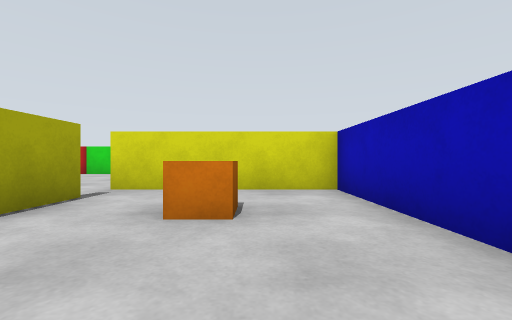
[1] (above)

14 first-person views from a walk through a world built for the Gazebo simulator. The camera is 0.51 m above the floor, looks level and sees 90° across. The floor is counted in squares, 1 m on a side. Each view is taken from the middle of a square. On the plan, view 1 faces up. The plan holds only what a view shows up to about 9 squares ahead; the rest is blank. Gazebo's built-in surfaces are drawn with simple patterns.

[2]
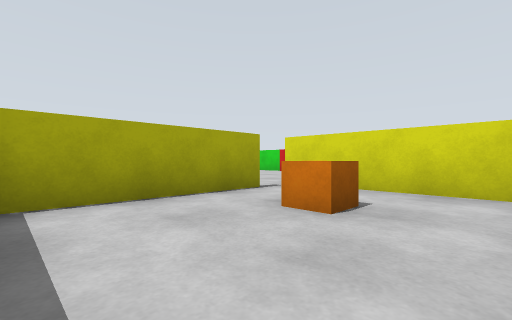

[3]
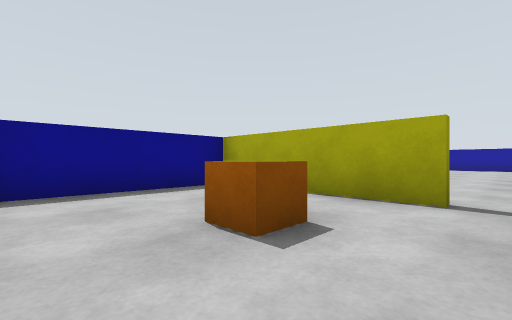

[4]
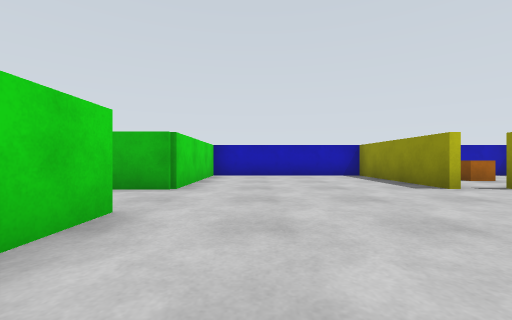

[5]
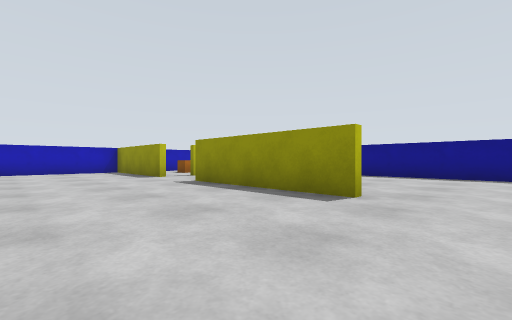

[6]
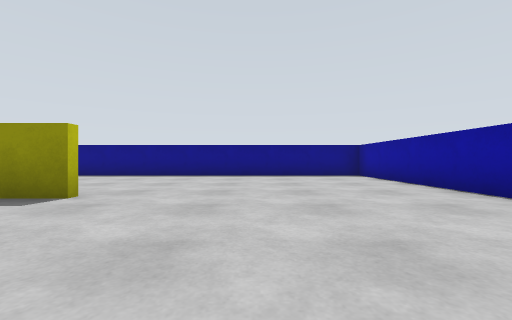

[7]
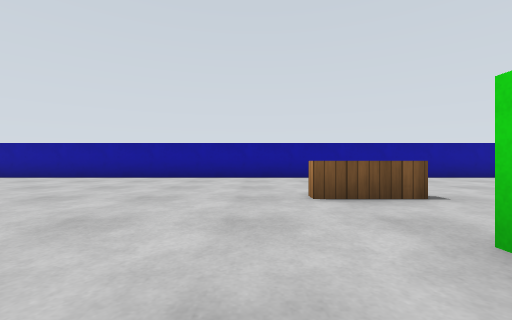

[8]
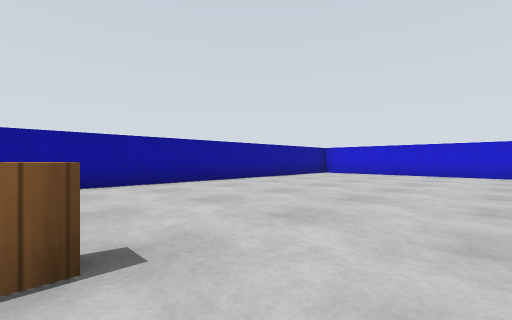

[9]
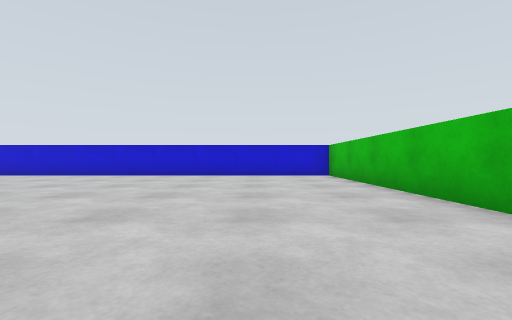

[10]
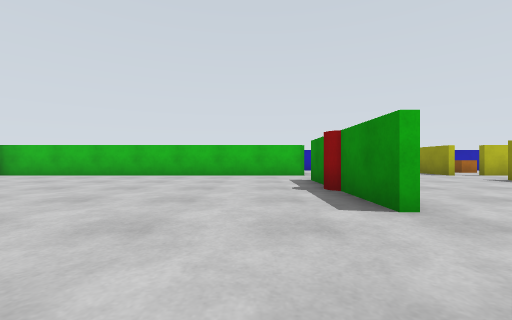

[11]
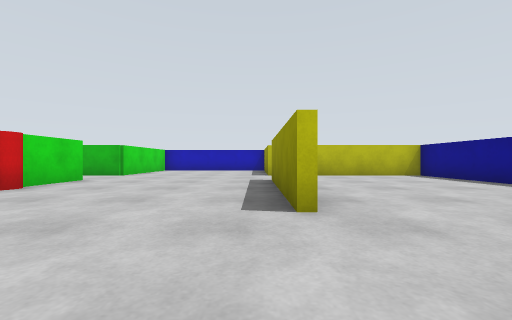

[12]
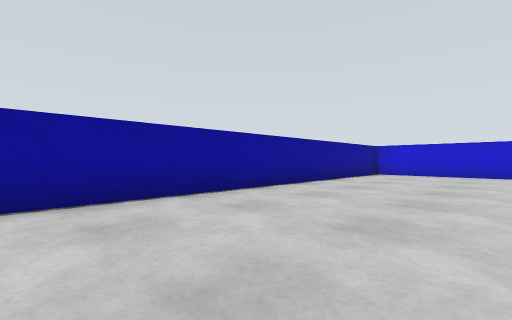

[13]
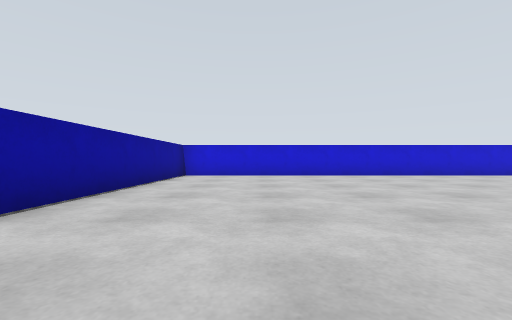

[14]
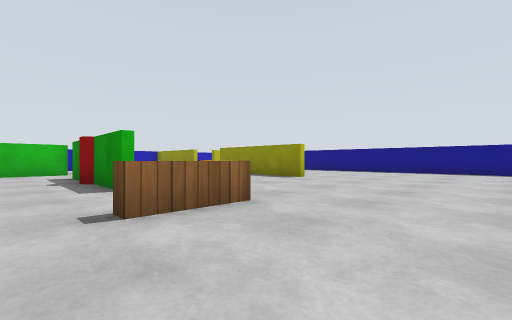

### Floor plan
Points are (right, up) in squares from view 1. A wall is a line through its corners. A room is listed if a view was taken in it or the views show most of it. See-through windows are left out.
Room 1 (views 1, 2, 3)
walls: (1.4, -0.2) (1.4, 4.4) (-2.5, 4.4); (-2.4, 3.6) (-2.4, -0.4) (1, -0.4)
ways out: opening at (-2, 4) to room 2
objects: orange box (-1, 2) to (0, 3)
Room 2 (views 4, 5, 6, 7, 8, 9, 10, 11, 12, 13, 14)
walls: (-8.5, 9.6) (-7.5, 9.6); (-5.8, 9.6) (-4.5, 9.6); (-4.5, 9.4) (-5.6, 9.4); (-8.6, 4.6) (-4.5, 4.6); (-2.5, 4.6) (1.4, 4.6) (1.4, 9.4) (-2.6, 9.4) (-2.6, 19.4) (-14.4, 19.4) (-14.4, -0.4) (-2.6, -0.4) (-2.6, 3.5)
ways out: opening at (-2, 4) to room 1
objects: bench (-10, 9) to (-10, 10); red cylinder (-7, 9) to (-6, 10)

Where each view was taken, in squares from view 1:
view 1: 0 up, 0 right, facing up
view 2: 0 up, 1 right, facing up-left
view 3: 4 up, 1 right, facing down-left
view 4: 8 up, 7 left, facing right
view 5: 8 up, 10 left, facing down-right
view 6: 8 up, 11 left, facing down
view 7: 8 up, 7 left, facing left
view 8: 10 up, 9 left, facing up-left
view 9: 11 up, 5 left, facing up
view 10: 11 up, 11 left, facing right
view 11: 5 up, 11 left, facing right
view 12: 10 up, 11 left, facing up-left
view 13: 11 up, 12 left, facing up
view 14: 11 up, 13 left, facing down-right
